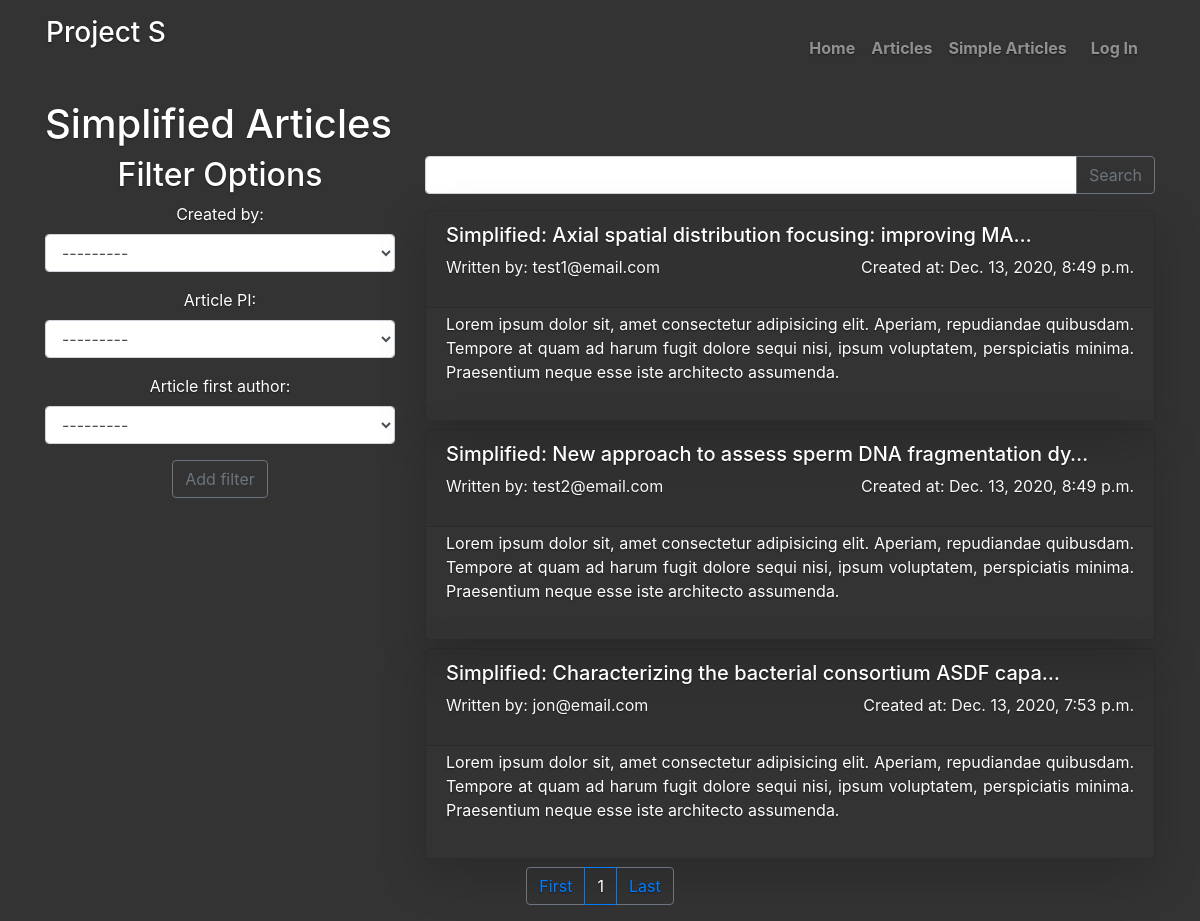
Before: /articles/new_simple_articles with the older database file.
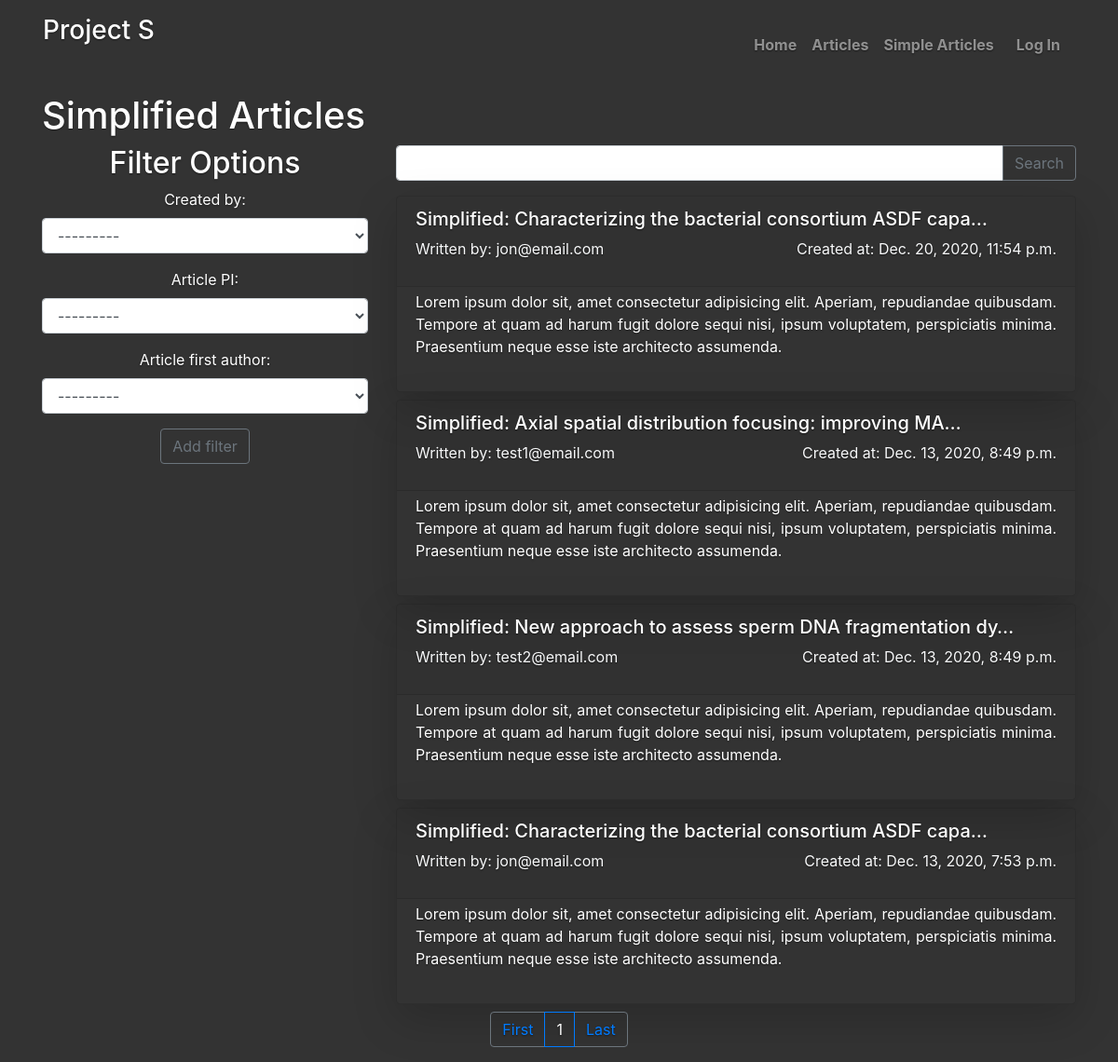
After: the same page with the newer database file.
### Articles/models.py (models this page shows, shortened)
class Simple_article (models.Model):
    article = models.ForeignKey(Article, on_delete=models.CASCADE, related_name='s_article')
    PI_verified = models.BooleanField(default = False)
    FA_verified = models.BooleanField(default = False)
    created_at = models.DateTimeField(auto_now_add=True)
    created_by = models.ForeignKey(settings.AUTH_USER_MODEL, on_delete = models.CASCADE)
    updated_at = models.DateTimeField(auto_now=True)
    simple_text = RichTextField(blank = True, null=True)

class Article (models.Model):
    name = models.CharField(max_length = 255)
    link = models.URLField()
    PI = models.ForeignKey(settings.AUTH_USER_MODEL, on_delete= models.CASCADE, related_name='article_PI')
    first_author = models.ForeignKey(settings.AUTH_USER_MODEL, on_delete= models.CASCADE, related_name='article_FA')
    article_text = RichTextField(blank = True, null=True)
    reviewers = models.ManyToManyField(settings.AUTH_USER_MODEL, related_name='can_review')
    approvers = models.ManyToManyField(settings.AUTH_USER_MODEL, related_name='can_approve')

### Accounts/models.py (models this page shows, shortened)
class User(AbstractUser):
    class UserType(models.TextChoices):
        PI = 'PI', ('Principal Investigator')
        Grads = 'Grads', ('Graduate Student')
        Undergrad = 'Undergrad', ('Undergrad')
    username = models.CharField(max_length=50)
    email = models.EmailField(unique=True)
    type = models.CharField(max_length = 150, choices = UserType.choices, default = UserType.Undergrad)
    USERNAME_FIELD = 'email'
    REQUIRED_FIELDS = ['username', 'type']
    objects = CustomUserManager()

### Articles/views.py (the view)
# urls.py: path('new_simple_articles', views.NewSimpleArticles.as_view(), name = 'New_simple_articles'),
class NewSimpleArticles(ListView):
    model = Simple_article
    template_name = 'new_simple_articles.html'
    context_object_name = 'new_simples'
    paginate_by = 5
    def get_context_data(self, **kwargs):
        context = super().get_context_data(**kwargs)
        context['filter'] = SimpleArticleFilter()
        return context
    def get_queryset(self, *args, **kwargs):
        queryset = Simple_article.objects.order_by('-created_at')
        myfilter = SimpleArticleFilter(self.request.GET,  queryset = queryset)
        filtered_queryset = myfilter.qs
        return filtered_queryset

### templates/new_simple_articles.html
{% extends 'base.html' %}
{% load widget_tweaks %}
{% block content %}
<div class="container">
    <h1 class="text-justify"> Simplified Articles </h1>
</div>
<form method="get">
<div class="container">
    <div class="row">
        <div class="col-4 bg-transparent">
            <h2> Filter Options </h2>
                {% include 'includes/simple_filter.html' %}
                <button class="btn btn-outline-secondary" type="submit"> Add filter </button>
        </div>
        <div class="col-8">
            <div class="input-group mb-3">
                {% render_field filter.form.article__name class="form-control" %}
                <div class="input-group-append">
                    <button class="btn btn-outline-secondary" type="submit"> Search </button>
                </div>
            </div>
            {% for article in new_simples %}
            <div class="card bg-transparent mb-2 shadow-lg rounded" style="max-height: 15rem;">
                <div class="card-header text-justify">
                    <h5><a href="{% url 'Simple_article_detail' article.pk %}"> Simplified: {{article.article.name | truncatechars:50}}</a></h5>
                    <div class="d-flex justify-content-between">
                        <p class="text-light">
                            Written by: {{article.created_by}}
                        </p>
                        <p class="text-light">
                           Created at: {{article.created_at}}
                        </p>
                    </div>
                </div>
                <div class="card-body pt-1">
                    <div class="card-text text-justify ">
                        <p>Lorem ipsum dolor sit, amet consectetur adipisicing elit. Aperiam, repudiandae quibusdam. Tempore at quam ad harum fugit dolore sequi nisi, ipsum voluptatem, perspiciatis minima. Praesentium neque esse iste architecto assumenda.</p>
                    </div>
                </div>
            </div>
            {% endfor %}
        </div>
    </div>
</div>
</form>
{% include 'includes/paginator.html' %}
{% endblock content %}

Changed rows visible on the page:
added Simple_article: article.name "Characterizing the bacterial consortium ASDF capa…", created_by "jon@email.com", created_at "Dec. 20, 2020, 11:54 p.m."
